Frame 1 (no input): blank canvas, image omitted
Frame 60 (no input): blank canvas, image omitted
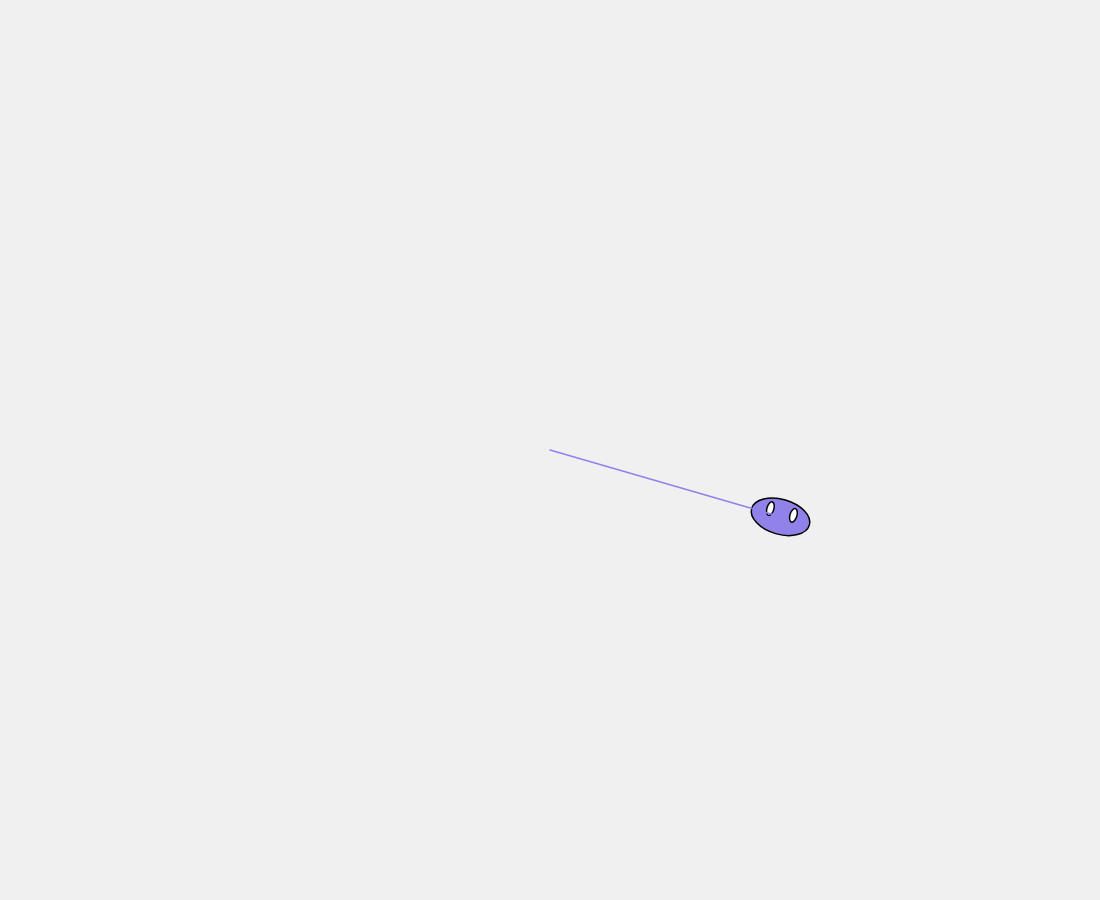
Frame 120 (the mouse pressed at the canvas centre since frame 60)

The p5.js sketch whose frames 1 and 60 were blank and that drew this single picture after the mouse press (run headless with seeded random() and noise() and a simulated clock; from frame 60 on, the mouse is pressed at the canvas centre):

// p5.js sketch
// ── sketch.js
let flag;
let creatures;

function setup() {
	createCanvas(windowWidth-100, windowHeight-100);
	background(220);
	flag = true;
	creatures = [];
}

function draw() {
	background(240);
	if (flag) {
		for (let aCreature of creatures) {
			aCreature.walk();
			if (aCreature.position.x > width+50 || aCreature.position.x < -50 ||
				aCreature.position.y > height+50 || aCreature.position.y < -50) {

				aCreature.reposition();
			}
		}
	}
	for (let aCreature of creatures) {
			aCreature.display();
	}
}

function keyPressed() {
	flag = !flag;
}

function mousePressed() {
	let aCreature = new Monster(createVector(mouseX, mouseY), color(144, 130, 233, 255), 
								createVector(random(0,2), random(0,2)).normalize(), 0, "master");
	creatures.push(aCreature);
}
// ── Ghost.js
class Ghost {
	constructor(position, velocity, direction, r, g, b, a,) {
		this.position = position;
		this.velocity = velocity;
		this.direction = direction;
		this.r = r;
		this.g = g;
		this.b = b;
		this.a = a;

		this.width = 60;
		this.height = 45;
	}

	display() {
		fill(this.r, this.g, this.b, this.a);
		stroke(0);
		push();
		translate(this.position);
		rotate(this.velocity.heading());
		ellipse(0, 0, this.width, this.height);
		fill(255);
		ellipse(-this.width/5, -this.height/7, this.height/7, this.height/7 * 2.5);
		ellipse(this.width/5, -this.height/7, this.height/7, this.height/7 * 2.5);
		pop();
	}
	walk() {
		this.position.add(this.velocity);
	}
}
// ── Monster.js
class Monster {
	constructor(position, c, velocity, direction, title) {
		this.position = position;
		this.velocity = velocity;
		this.direction = direction;

		this.speed = 4;
		this.velocity.mult(this.speed);

		this.color = c;
		this.title = title;

		this.timestamp = frameCount;
		this.tick = 0;
		this.width = 60;
		this.height = 35;

		this.buddy = null;

		this.currTrail = [this.position.copy(), this.position.copy(), this.velocity.copy().mult(2), this.direction];

		this.allTrail = [];
		this.allTrail.push(this.currTrail);
	}

	displayTrail() {
		strokeWeight(1.5);
		stroke(this.color);
		for (let aTrail of this.allTrail) {
			// push();
			// translate(aTrail[0], aTrail[1]);
			// rotate(this.velocity.heading());

			// let xdiff = (aTrail[2] - aTrail[0])**2;
			// let ydiff = (aTrail[3] - aTrail[1])**2;
			// let d = (xdiff + ydiff)**(1/2);
			// line(0, 0, d, 0);
			// pop();
			line(aTrail[0].x, aTrail[0].y, aTrail[1].x, aTrail[1].y);
		}
	}

	display() {
		fill(this.color);
		stroke(0);
		push();
		translate(this.position);
		rotate(this.velocity.heading());
		ellipse(0, 0, this.width, this.height);
		fill(255);
		ellipse(-this.width/5, -this.height/7, 7, 14);
		ellipse(this.width/5, -this.height/7, 7, 14);
		pop();

		if (this.title == "master") this.displayTrail();
		if (this.tick == 3 && this.buddy == null) this.createBuddy();
		if (this.buddy != null) this.buddy.display();
	}

	addTrail() {
		this.currTrail = [this.position.copy(), this.position.copy(), this.velocity.copy().mult(2), this.direction];
		this.allTrail.push(this.currTrail);
		++this.tick;
	}

	reposition() {
		this.direction = int(random(0,4));
		switch (this.direction) {
			case 0: // Left Screen
				this.position.x = 0;
				this.position.y = random(0, height);
				this.velocity = createVector(random(0,2), random(-2,2));
				break;
			case 1: // Top Screen
				this.position.x = random(0, width);
				this.position.y = 0;
				this.velocity = createVector(random(-2,2), random(0,2));
				break;
			case 2: // Right Screen
				this.position.x = width;
				this.position.y = random(0, height);
				this.velocity = createVector(random(-2, 0), random(-2,2));
				break;
			case 3: // Bottom Screen
				this.position.x = random(0, width);
				this.position.y = height;
				this.velocity = createVector(random(-2,2), random(-2,0));
				break;
		}
		this.velocity.normalize();
		this.velocity.mult(this.speed);
		this.addTrail();
	}

	createBuddy() {
		let c = color(random(0,255), random(0, 255), random(0, 255), 100);
		this.buddy = new Monster(this.allTrail[0][0], c, this.allTrail[0][2], this.allTrail[0][3], "slave");
		this.buddy.velocity.div(this.buddy.speed);
	}

	updateBuddy() {
		if (alpha(this.buddy.color) < 255) this.buddy.color.setAlpha(alpha(this.buddy.color)+1);
		else this.eatTrail();
	}

	eatTrail() {
		this.buddy.position.add(this.buddy.velocity);
		// this.allTrail[0][0].x += this.buddy.velocity.x;
		// this.allTrail[0][0].y += this.buddy.velocity.y;

		if (this.checkTrail()) {
			console.log(this.buddy.direction);
			if (this.allTrail.length > 1) {
				this.allTrail.shift();
				this.buddy.position = this.allTrail[0][0];
				this.buddy.velocity = this.allTrail[0][2];
				this.buddy.direction = this.allTrail[0][3];
			}
			else this.devour();
		}
	}

	checkTrail() {
		if (this.buddy.direction == 0) return (this.allTrail[0][0].x > this.allTrail[0][1].x);
		else if (this.buddy.direction == 1) return (this.allTrail[0][0].y > this.allTrail[0][1].y);
		else if (this.buddy.direction == 2) return (this.allTrail[0][0].x < this.allTrail[0][1].x);
		else return (this.allTrail[0][0].y < this.allTrail[0][1].y);
	}

	walk() {
		this.position.add(this.velocity);
		this.currTrail[1].x += this.velocity.x;
		this.currTrail[1].y += this.velocity.y;
		if (this.buddy != null) this.updateBuddy();
	}

	devour() {
		this.tick = 0;
		this.color = this.buddy.color;

		this.speed += 0.5;

		this.currTrail = [this.position.copy(), this.position.copy(), this.velocity.copy().mult(2), this.direction];
		this.allTrail.push(this.currTrail);

		delete this.buddy;
		this.buddy = null;
	}
}
